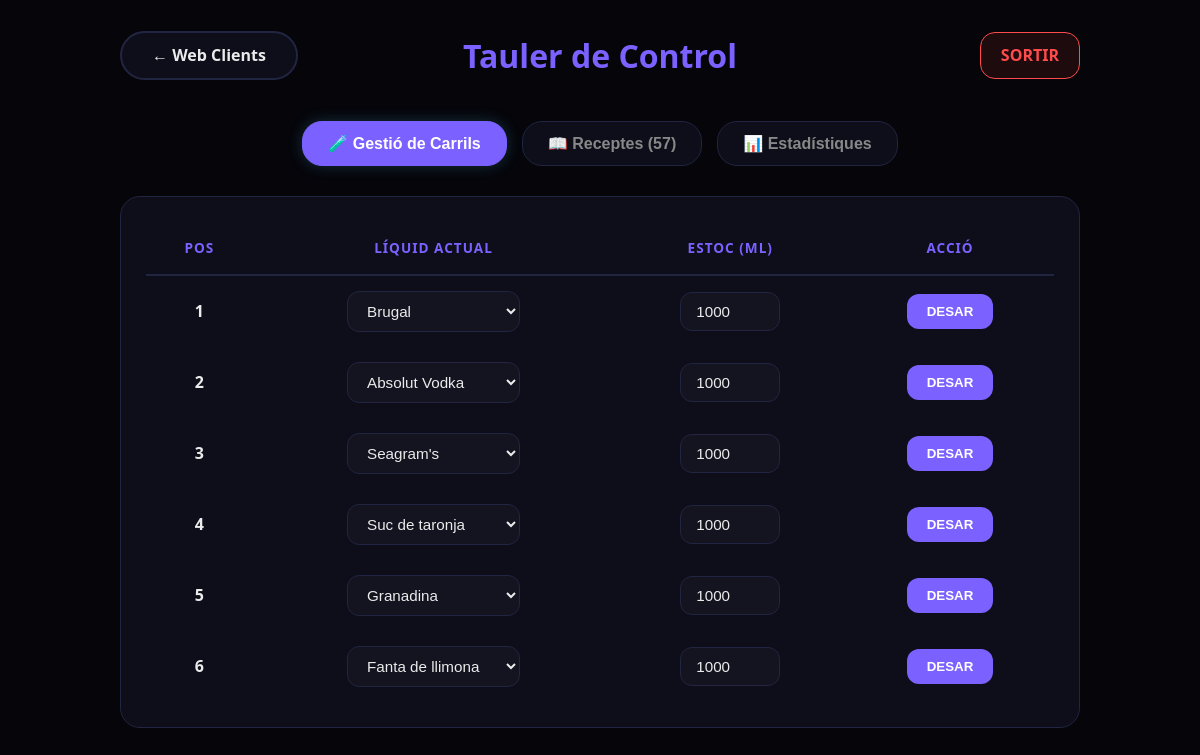
/admin (signed in), run on the app's committed database.
### tables this page shows
CREATE TABLE Muntatge (
            Posicio             INTEGER PRIMARY KEY CHECK (Posicio BETWEEN 1 AND 6),
            ID_Ingredient       INTEGER NOT NULL,
            Capacitat_Actual_ml INTEGER NOT NULL DEFAULT 0,
            FOREIGN KEY (ID_Ingredient) REFERENCES Ingredients(ID_Ingredient)
        );

CREATE TABLE Ingredients (
            ID_Ingredient INTEGER PRIMARY KEY AUTOINCREMENT,
            Nom_Liquid    TEXT NOT NULL,
            Te_Alcohol    INTEGER NOT NULL DEFAULT 0,
            Categoria     TEXT NOT NULL
        );

### app.py (the view)
@app.route('/admin')
def admin():
    if not session.get('admin_loguejat'):
        return redirect(url_for('login'))
    carrils = database.get_muntatge()
    liquids = database.get_ingredients()
    estadistiques = database.get_estadistiques()
    tots = database.get_tots_els_coctels()
    disponibles_ara = database.get_coctels_disponibles()
    ids_disponibles = [c['ID_Coctel'] for c in disponibles_ara]
    for c in tots:
        c['puc_fer_lo'] = c['ID_Coctel'] in ids_disponibles
    tots.sort(key=lambda x: x['puc_fer_lo'], reverse=True)
    return render_template('admin.html',
                           carrils=carrils,
                           liquids=liquids,
                           estadistiques=estadistiques,
                           coctels=tots)

### database.py (called while the page is built)
def connectar():
    connexio = sqlite3.connect(RUTA_DB)
    connexio.execute('PRAGMA journal_mode=WAL;')
    connexio.row_factory = sqlite3.Row
    return connexio

def get_ingredients():
    connexio = connectar()
    llistat = connexio.execute("SELECT * FROM Ingredients").fetchall()
    connexio.close()
    return [dict(fila) for fila in llistat]

def get_muntatge():
    connexio = connectar()
    llistat = connexio.execute("""
        SELECT m.Posicio, m.ID_Ingredient, i.Nom_Liquid, i.Categoria, i.Te_Alcohol, m.Capacitat_Actual_ml
        FROM Muntatge m
        JOIN Ingredients i ON m.ID_Ingredient = i.ID_Ingredient
        ORDER BY m.Posicio
    """).fetchall()
    connexio.close()
    return [dict(fila) for fila in llistat]

def get_coctels_disponibles():
    connexio = connectar()
    llistat = connexio.execute("""
        SELECT c.ID_Coctel, c.Nom_Coctel, c.Descripcio,
               GROUP_CONCAT(DISTINCT r.Categoria) as Ingredients
        FROM Coctels c
        JOIN Receptes r ON r.ID_Coctel = c.ID_Coctel
        WHERE NOT EXISTS (
            SELECT 1 FROM Receptes r2
            WHERE r2.ID_Coctel = c.ID_Coctel
            AND r2.Categoria NOT IN (
                SELECT i.Categoria FROM Muntatge m
                JOIN Ingredients i ON m.ID_Ingredient = i.ID_Ingredient
                WHERE m.Capacitat_Actual_ml >= r2.Quantitat_ml
            )
        )
        GROUP BY c.ID_Coctel
    """).fetchall()
    connexio.close()
    return [dict(fila) for fila in llistat]

def get_tots_els_coctels():
    connexio = connectar()
    llistat = connexio.execute("""
        SELECT c.*,
        (SELECT MAX(i.Te_Alcohol)
         FROM Receptes r
         JOIN Ingredients i ON i.Categoria = r.Categoria
         WHERE r.ID_Coctel = c.ID_Coctel) as Alcoholic
        FROM Coctels c
    """).fetchall()
    connexio.close()
    return [dict(fila) for fila in llistat]

def get_estadistiques():
    connexio = connectar()
    try:
        llistat = connexio.execute("""
            SELECT Nom_Cocktail, COUNT(*) as quantitat
            FROM Comandes
            GROUP BY Nom_Cocktail
            ORDER BY quantitat DESC
        """).fetchall()
        return [dict(fila) for fila in llistat]
    except Exception as e:
        return []
    finally:
        connexio.close()

### templates/admin.html (shortened to what this page needs)
<!DOCTYPE html>
<html lang="ca">
<head>
    <link rel="stylesheet" href="/static/css/style.css">
</head>
<body>
    <div class="main-container">
        <div class="admin-wrapper">
            <div class="admin-header">
                <div class="header-esquerra">
                    <a href="/" class="tornar-btn">← Web Clients</a>
                </div>
                <h1>Tauler de Control</h1>
                <div class="header-dreta">
                    <a href="/logout" class="btn-sortir">SORTIR</a>
                </div>
            </div>
            <div class="tabs-container">
                <button id="btn-carrils" class="tab-btn actiu" onclick="mostrar('seccio-carrils')">🧪 Gestió de Carrils</button>
                <button id="btn-receptes" class="tab-btn" onclick="mostrar('seccio-receptes')">📖 Receptes ({{ coctels|length }})</button>
                <button id="btn-stats" class="tab-btn" onclick="mostrar('seccio-estadistiques')">📊 Estadístiques</button>
            </div>
            <div id="seccio-carrils" class="contingut-seccio">
                <div class="taula-wrapper">
                    <table>
                        <thead>
                            <tr>
                                <th>POS</th>
                                <th>LÍQUID ACTUAL</th>
                                <th>ESTOC (ML)</th>
                                <th>ACCIÓ</th>
                            </tr>
                        </thead>
                        <tbody>
                            {% for fila in carrils %}
                            <tr>
                                <form action="/guardar_carril" method="POST">
                                    <td><strong>{{ fila.Posicio }}</strong><input type="hidden" name="posicio" value="{{ fila.Posicio }}"></td>
                                    <td>
                                        <select name="id_ingredient">
                                            {% for ing in liquids %}
                                            <option value="{{ ing.ID_Ingredient }}" {% if ing.ID_Ingredient == fila.ID_Ingredient %}selected{% endif %}>
                                                {{ ing.Nom_Liquid }}
                                            </option>
                                            {% endfor %}
                                        </select>
                                    </td>
                                    <td><input type="number" name="ml" value="{{ fila.Capacitat_Actual_ml }}" style="width: 100px;"></td>
                                    <td><button type="submit" class="btn-desar">DESAR</button></td>
                                </form>
                            </tr>
                            {% endfor %}
                        </tbody>
                    </table>
                </div>
            </div>
        </div>
    </div>
</body>
</html>

### static/css/style.css (style rules this page uses)
:root { --color-fons: #05050a; --color-superficie: #0d0e1a; --color-superficie-2: #131420; --color-superficie-claret: #141629; --color-primari: #7b61ff; --color-primari-clar: #8e77ff; --color-primari-fosc: #6347d1; --color-primari-suau: #7b61ffb2; --color-vora: #212541; --color-text: #ebebeb; --color-text-subtil: #888888; --color-icona-bg: rgba(123, 97, 255, 0.1); --color-error: #ff4b4b; --ombra-primari: rgba(97, 244, 255, 0.4); --ombra-primari-suau: rgba(97, 218, 255, 0.2); --color-alegria: #4caf50; --color-alegria-difuminat: rgba(76, 175, 80, 0.1); --color-tristesa: #2196f3; --color-tristesa-difuminat: rgba(33, 150, 243, 0.1); --color-estres: #ff9800; --color-estres-difuminat: rgba(255, 152, 0, 0.1); --color-enfadat: #f44336; --color-enfadat-difuminat: rgba(244, 67, 54, 0.1); }
* { box-sizing: border-box; margin: 0; padding: 0; user-select: none; -webkit-user-select: none; -webkit-user-drag: none; }
body { background-color: var(--color-fons); color: var(--color-text); font-family: 'Segoe UI', system-ui, sans-serif; line-height: 1.6; }
.main-container { display: flex; flex-direction: column; align-items: center; min-height: 100dvh; padding: 10px; }
.tornar-btn { padding: 10px 30px; background: var(--color-superficie); border: 2px solid var(--color-vora); border-radius: 25px; color: var(--color-text); font-weight: 600; text-decoration: none; transition: 0.3s; margin-right: auto; }
h1 { color: var(--color-primari); }

### templates/admin.html (style rules this page uses)
.admin-wrapper { width: 100%; max-width: 1000px; padding: 20px; }
.admin-header { display: grid; grid-template-columns: 1fr auto 1fr; align-items: center; width: 100%; margin-bottom: 40px; }
.header-esquerra { display: flex; justify-content: flex-start; }
.header-dreta { display: flex; justify-content: flex-end; }
.admin-header .tornar-btn { margin-right: 0; }
.btn-sortir { background: var(--color-enfadat-difuminat); color: var(--color-error); border: 1px solid var(--color-error); padding: 10px 20px; border-radius: 15px; text-decoration: none; font-weight: bold; transition: 0.3s; }
.tabs-container { display: flex; justify-content: center; gap: 15px; margin-bottom: 30px; }
.tab-btn { background: var(--color-superficie); border: 1px solid var(--color-vora); color: var(--color-text-subtil); padding: 12px 25px; border-radius: 20px; font-size: 1rem; font-weight: bold; cursor: pointer; transition: 0.3s; }
.tab-btn.actiu { background: var(--color-primari); border-color: var(--color-primari); color: white; box-shadow: 0 0 15px var(--ombra-primari-suau); }
.taula-wrapper { background: var(--color-superficie); border: 1px solid var(--color-vora); border-radius: 20px; padding: 25px; width: 100%; overflow-x: auto; margin-bottom: 30px; }
table { width: 100%; border-collapse: collapse; }
th { color: var(--color-primari); text-transform: uppercase; font-size: 0.85rem; letter-spacing: 1px; padding: 15px; border-bottom: 2px solid var(--color-vora); text-align: center; }
td { padding: 15px; border-bottom: 1px solid var(--color-vora-subtil); text-align: center; }
input[type="text"], input[type="number"], select { background: var(--color-superficie-2); color: var(--color-text); border: 1px solid var(--color-vora); padding: 10px 15px; border-radius: 12px; font-size: 0.95rem; outline: none; transition: 0.3s; }
.btn-desar { background: var(--color-primari); color: white; border: none; padding: 10px 20px; border-radius: 12px; font-weight: bold; cursor: pointer; transition: 0.3s; }

### data on the page
Muntatge: Posicio "1", id_ingredient "Brugal", ml "1000"
Muntatge: Posicio "2", id_ingredient "Absolut Vodka", ml "1000"
Muntatge: Posicio "3", id_ingredient "Seagram's", ml "1000"
Muntatge: Posicio "4", id_ingredient "Suc de taronja", ml "1000"
Muntatge: Posicio "5", id_ingredient "Granadina", ml "1000"
Muntatge: Posicio "6", id_ingredient "Fanta de llimona", ml "1000"

### other printed values
{{ coctels|length }} "57"
